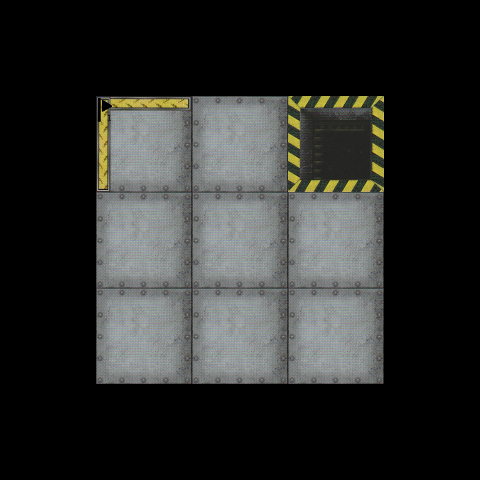

A 2D game scene composited from a Tiled map and its tileset images. What follows is a short description and the map's XML, with every tile layer's data as written:
An orthogonal 5x5 tile map with 96x96 px tiles, 6 tile layers (Floor, OutsideBoard, WallUp, WallLeft, ...).

<map version="1.2" tiledversion="1.2.2" orientation="orthogonal" renderorder="right-down" width="5" height="5" tilewidth="96" tileheight="96" infinite="0" nextlayerid="22" nextobjectid="1">
 <tileset firstgid="1" source="../RoboRallyTiles.tsx" />
 <layer id="16" name="Floor" width="5" height="5">
  <data encoding="csv">
0,0,0,0,0,
0,5,5,5,0,
0,5,5,5,0,
0,5,5,5,0,
0,0,0,0,0
</data>
 </layer>
 <layer id="21" name="OutsideBoard" width="5" height="5">
  <data encoding="csv">
81,81,81,81,81,
81,0,0,0,81,
81,0,0,0,81,
81,0,0,0,81,
81,81,81,81,81
</data>
 </layer>
 <layer id="18" name="WallUp" width="5" height="5">
  <data encoding="csv">
0,0,0,0,0,
0,28,0,0,0,
0,0,0,0,0,
0,0,0,0,0,
0,0,0,0,0
</data>
 </layer>
 <layer id="19" name="WallLeft" width="5" height="5">
  <data encoding="csv">
0,0,0,0,0,
0,27,0,0,0,
0,0,0,0,0,
0,0,0,0,0,
0,0,0,0,0
</data>
 </layer>
 <layer id="17" name="Pit" width="5" height="5">
  <data encoding="csv">
81,81,81,81,81,
81,0,0,6,81,
81,0,0,0,81,
81,0,0,0,81,
81,81,81,81,81
</data>
 </layer>
 <layer id="20" name="Checkpoints" width="5" height="5">
  <data encoding="csv">
0,0,0,0,0,
0,49,0,0,0,
0,0,0,0,0,
0,0,0,0,0,
0,0,0,0,0
</data>
 </layer>
</map>
